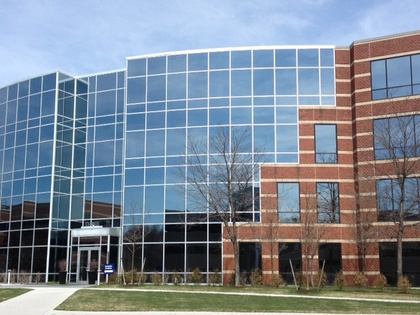
%> input picture hw3/building/building2.JPG, 420 x 315 px, shrunk from 640 x 480 before the run
$ octave q3.m   (GNU Octave 9; MATLAB toolbox functions it lacks are replaced by stand-ins)
%> lines starting %> are read from the running program, lines starting %| are printed output that depends on the picture
### hw3/sift/sift.m
function [frames,descriptors,gss,dogss]=sift(I,varargin)
% SIFT Extract SIFT features
%   [FRAMES,DESCR]=SIFT(I) extracts the SIFT frames FRAMES and their
%   descriptors DESCR from the image I.
%
%   The image I must be gray-scale, of storage class DOUBLE and
%   ranging in [0,1].
%
%   FRAMES is a 4xK matrix storing one SIFT frame per column. Its
%   format is:
%
%     FRAMES(1:2,k)  center (X,Y) of the frame k,
%     FRAMES(3,k)    scale SIGMA of the frame k,
%     FRAMES(4,k)    orientation THETA of the frame k.
%
%   Note that the X,Y center coordinates are (0,0) based, contrary to
%   the standard MATLAB convention that uses (1,1) as the top-left
%   image coordiante. The plotting function PLOTSIFTFRAME() and
%   PLOTSIFTDESCRIPTOR() automatically shift the keypoints to the
%   default (1,1) reference.
%
%   DESCR is a DxK matrix stores one descriptor per columm (usually
%   D=128).
%
%   [FRAMES,DESCR,GSS,DOGSS]=SIFT(...) returns the Gaussian and
%   Difference of Gaussians scale spaces computed by the algorithm.
%
%   The function accepts the following option-value pairs:
%
%   Verbosity - Verbosity level [{0},1]
%     0 = quiet, 1 = print detailed progress report
%
%   BoundaryPoint - Remove frames on the image boundaries [0,{1}]
%     Remove points whose descriptor intersects the boundary.
%
%   NumOctaves - Number of octaves [1,2,...]
%     Number of octaves of the Gaussian scale space. By default it is
%     computed to cover all possible feature sizes.
%
%   FirstOctave - Index of the first octave [...,-1,{0},+1,...]
%     Setting the parameter to -1 has the effect of doubling the image
%     before computing the scale space.
%
%   NumLevels - [1,2,...]
%     Number of scale levels within each octave.
%
%   Sigma0 - Base smoothing [pixels]
%     Smoothing of the level 0 of octave 0 of the scale space. By
%     default it is set to be equivalent to the value 1.6 of [1].
%     Since however 1.6 is the smoothing of the level -1 and Simga0
%     of the level 0, the actual value is NOT 1.6.
%
%   SigmaN - Nominal smoothing [pixels, {0.5}]
%     Nominal smoothing of the input image.
%
%   Threshold - Strenght threshold [>= 0, {0.01}]
%     Maxima of the DOG scale space [1] below this threshold are
%     ignored. Smaller values accept more features.
%
%   EdgeThreshold - Localization threshold [>= 0, {10}]
%     Feature which have flattness score [1] above this threshold are
%     ignored. Bigger values accept more features.
%
%   Magnif - Descriptor window magnification
%     See SIFTDESCRIPTOR().
%
%   NumSpatialBins - Number of spatial bins [2,{4},6,...]
%     See SIFTDESCRIPTOR().
%
%   NumOrientbins - Number of orientation bins [1,2,...,{8},...]
%     See SIFTDESCRIPTOR().
%
%  REFERENCES
%  [1] D. G. Lowe, "Distinctive image features from scale-invariant
%      keypoints," IJCV, vol. 2, no. 60, pp. 91 110, 2004.
%
%   See also GAUSSIANSS(), DIFFSS(), PLOTSIFTFRAME(), PLOTSIFTDESCRIPTOR(),
%            SIFTDESCRIPTOR(), SIFTMATCH().
%

% AUTORIGHTS
% Copyright (c) 2006 The Regents of the University of California.
% All Rights Reserved.
%
% Created by Andrea Vedaldi
% UCLA Vision Lab - Department of Computer Science
%
% Permission to use, copy, modify, and distribute this software and its
% documentation for educational, research and non-profit purposes,
% without fee, and without a written agreement is hereby granted,
% provided that the above copyright notice, this paragraph and the
% following three paragraphs appear in all copies.
%
% This software program and documentation are copyrighted by The Regents
% of the University of California. The software program and
% documentation are supplied "as is", without any accompanying services
% from The Regents. The Regents does not warrant that the operation of
% the program will be uninterrupted or error-free. The end-user
% understands that the program was developed for research purposes and
% is advised not to rely exclusively on the program for any reason.
%
% This software embodies a method for which the following patent has
% been issued: "Method and apparatus for identifying scale invariant
% features in an image and use of same for locating an object in an
% image," David G. Lowe, US Patent 6,711,293 (March 23,
% 2004). Provisional application filed March 8, 1999. Asignee: The
% University of British Columbia.
%
% IN NO EVENT SHALL THE UNIVERSITY OF CALIFORNIA BE LIABLE TO ANY PARTY
% FOR DIRECT, INDIRECT, SPECIAL, INCIDENTAL, OR CONSEQUENTIAL DAMAGES,
% INCLUDING LOST PROFITS, ARISING OUT OF THE USE OF THIS SOFTWARE AND
% ITS DOCUMENTATION, EVEN IF THE UNIVERSITY OF CALIFORNIA HAS BEEN
% ADVISED OF THE POSSIBILITY OF SUCH DAMAGE. THE UNIVERSITY OF
% CALIFORNIA SPECIFICALLY DISCLAIMS ANY WARRANTIES, INCLUDING, BUT NOT
% LIMITED TO, THE IMPLIED WARRANTIES OF MERCHANTABILITY AND FITNESS FOR
% A PARTICULAR PURPOSE. THE SOFTWARE PROVIDED HEREUNDER IS ON AN "AS IS"
% BASIS, AND THE UNIVERSITY OF CALIFORNIA HAS NO OBLIGATIONS TO PROVIDE
% MAINTENANCE, SUPPORT, UPDATES, ENHANCEMENTS, OR MODIFICATIONS.

% --------------------------------------------------------------------
%                                                  Check the arguments
% --------------------------------------------------------------------
if(nargin < 1)
  error('At least one argument is required.') ;
end

[M,N,C] = size(I) ;

% Lowe's equivalents choices
S      =  3 ;
omin   = -1 ;
O      = floor(log2(min(M,N)))-omin-3 ; % up to 8x8 images
sigma0 = 1.6*2^(1/S) ;                  % smooth lev. -1 at 1.6
sigman = 0.5 ;
thresh = 0.04 / S / 2 ;
r      = 10 ;
NBP    = 4 ;
NBO    = 8 ;
magnif = 3.0 ;

% Parese input
compute_descriptor = 0 ;
discard_boundary_points = 1 ;
verb = 0 ;

for k=1:2:length(varargin)
  switch lower(varargin{k})

    case 'numoctaves'
      O = varargin{k+1} ;

    case 'firstoctave'
      omin = varargin{k+1} ;

    case 'numlevels'
      S = varargin{k+1} ;

    case 'sigma0'
      sigma0 = varargin{k+1} ;

    case 'sigman'
      sigmaN = varargin{k+1} ;

    case 'threshold'
      thresh = varargin{k+1} ;

    case 'edgethreshold'
      r = varargin{k+1} ;

    case 'boundarypoint'
     discard_boundary_points = varargin{k+1} ;

    case 'numspatialbins'
      NBP = varargin{k+1} ;

    case 'numorientbins'
      NBO = varargin{k+1} ;

    case 'magnif'
      magnif = varargin{k+1} ;

    case 'verbosity'
     verb = varargin{k+1} ;

    otherwise
      error(['Unknown parameter ''' varargin{k} '''.']) ;
  end
end

% Arguments sanity check
if C > 1
  error('I should be a grayscale image') ;
end

frames      = [] ;
descriptors = [] ;

% --------------------------------------------------------------------
%                                         SIFT Detector and Descriptor
% --------------------------------------------------------------------

% Compute scale spaces
if verb>0, fprintf('SIFT: computing scale space...') ; tic ; end

gss = gaussianss(I,sigman,O,S,omin,-1,S+1,sigma0) ;

if verb>0, fprintf('(%.3f s gss; ',toc) ; tic ; end

dogss = diffss(gss) ;

if verb > 0, fprintf('%.3f s dogss) done\n',toc) ; end
if verb > 0
  fprintf('SIFT scale space parameters [PropertyName in brackets]\n');
  fprintf('  sigman [SigmaN]        : %f\n', sigman) ;
  fprintf('  sigma0 [Sigma0]        : %f\n', dogss.sigma0) ;
  fprintf('       O [NumOctaves]    : %d\n', dogss.O) ;
  fprintf('       S [NumLevels]     : %d\n', dogss.S) ;
  fprintf('    omin [FirstOctave]   : %d\n', dogss.omin) ;
  fprintf('    smin                 : %d\n', dogss.smin) ;
  fprintf('    smax                 : %d\n', dogss.smax) ;
  fprintf('SIFT detector parameters\n')
  fprintf('  thersh [Threshold]     : %e\n', thresh) ;
  fprintf('       r [EdgeThreshold] : %.3f\n', r) ;
  fprintf('SIFT descriptor parameters\n')
  fprintf('  magnif [Magnif]        : %.3f\n', magnif) ;
  fprintf('     NBP [NumSpatialBins]: %d\n', NBP) ;
  fprintf('     NBO [NumOrientBins] : %d\n', NBO) ;
end

for o=1:gss.O
  if verb > 0
    fprintf('SIFT: processing octave %d\n', o-1+omin) ;
                tic ;
  end

  % Local maxima of the DOG octave
  % The 80% tricks discards early very weak points before refinement.
  idx = siftlocalmax(  dogss.octave{o}, 0.8*thresh  ) ;
  idx = [idx , siftlocalmax( - dogss.octave{o}, 0.8*thresh)] ;

  K=length(idx) ;
  [i,j,s] = ind2sub( size( dogss.octave{o} ), idx ) ;
  y=i-1 ;
  x=j-1 ;
  s=s-1+dogss.smin ;
  oframes = [x(:)';y(:)';s(:)'] ;

  if verb > 0
    fprintf('SIFT: %d initial points (%.3f s)\n', ...
      size(oframes, 2), toc) ;
    tic ;
  end

  % Remove points too close to the boundary
  if discard_boundary_points
    % radius = maginf * sigma * NBP / 2
    % sigma = sigma0 * 2^s/S

    rad = magnif * gss.sigma0 * 2.^(oframes(3,:)/gss.S) * NBP / 2 ;
    sel=find(...
      oframes(1,:)-rad >= 1                     & ...
      oframes(1,:)+rad <= size(gss.octave{o},2) & ...
      oframes(2,:)-rad >= 1                     & ...
      oframes(2,:)+rad <= size(gss.octave{o},1)     ) ;
    oframes=oframes(:,sel) ;

    if verb > 0
      fprintf('SIFT: %d away from boundary\n', size(oframes,2)) ;
      tic ;
    end
  end

  % Refine the location, threshold strength and remove points on edges
  oframes = siftrefinemx(...
    oframes, ...
    dogss.octave{o}, ...
    dogss.smin, ...
    thresh, ...
    r) ;

  if verb > 0
    fprintf('SIFT: %d refined (%.3f s)\n', ...
            size(oframes,2),toc) ;
    tic ;
  end

  % Compute the oritentations
  oframes = siftormx(...
    oframes, ...
    gss.octave{o}, ...
    gss.S, ...
    gss.smin, ...
    gss.sigma0 ) ;

  % Store frames
  x     = 2^(o-1+gss.omin) * oframes(1,:) ;
  y     = 2^(o-1+gss.omin) * oframes(2,:) ;
  sigma = 2^(o-1+gss.omin) * gss.sigma0 * 2.^(oframes(3,:)/gss.S) ;
  frames = [frames, [x(:)' ; y(:)' ; sigma(:)' ; oframes(4,:)] ] ;


  % Descriptors
  if nargout > 1
    if verb > 0
      fprintf('SIFT: computing descriptors...') ;
      tic ;
    end

    sh = siftdescriptor(...
      gss.octave{o}, ...
      oframes, ...
      gss.sigma0, ...
      gss.S, ...
      gss.smin, ...
      'Magnif', magnif, ...
      'NumSpatialBins', NBP, ...
      'NumOrientBins', NBO) ;

    descriptors = [descriptors, sh] ;

    if verb > 0, fprintf('done (%.3f s)\n',toc) ; end
  end
end

### hw3/sift/gaussianss.m
function SS = gaussianss(I,sigman,O,S,omin,smin,smax,sigma0)
% GAUSSIANSS
%   SS = GAUSSIANSS(I,SIGMAN,O,S,OMIN,SMIN,SMAX,SIGMA0) returns the
%   Gaussian scale space of image I. Image I is assumed to be
%   pre-smoothed at level SIGMAN. O,S,OMIN,SMIN,SMAX,SIGMA0 are the
%   parameters of the scale space as explained in PDF:SIFT.USER.SS.
%
%   See also DIFFSS(), PDF:SIFT.USER.SS.

% History
%  4-15-2006  Fixed some comments

% AUTORIGHTS
% Copyright (c) 2006 The Regents of the University of California.
% All Rights Reserved.
%
% Created by Andrea Vedaldi
% UCLA Vision Lab - Department of Computer Science
%
% Permission to use, copy, modify, and distribute this software and its
% documentation for educational, research and non-profit purposes,
% without fee, and without a written agreement is hereby granted,
% provided that the above copyright notice, this paragraph and the
% following three paragraphs appear in all copies.
%
% This software program and documentation are copyrighted by The Regents
% of the University of California. The software program and
% documentation are supplied "as is", without any accompanying services
% from The Regents. The Regents does not warrant that the operation of
% the program will be uninterrupted or error-free. The end-user
% understands that the program was developed for research purposes and
% is advised not to rely exclusively on the program for any reason.
%
% This software embodies a method for which the following patent has
% been issued: "Method and apparatus for identifying scale invariant
% features in an image and use of same for locating an object in an
% image," David G. Lowe, US Patent 6,711,293 (March 23,
% 2004). Provisional application filed March 8, 1999. Asignee: The
% University of British Columbia.
%
% IN NO EVENT SHALL THE UNIVERSITY OF CALIFORNIA BE LIABLE TO ANY PARTY
% FOR DIRECT, INDIRECT, SPECIAL, INCIDENTAL, OR CONSEQUENTIAL DAMAGES,
% INCLUDING LOST PROFITS, ARISING OUT OF THE USE OF THIS SOFTWARE AND
% ITS DOCUMENTATION, EVEN IF THE UNIVERSITY OF CALIFORNIA HAS BEEN
% ADVISED OF THE POSSIBILITY OF SUCH DAMAGE. THE UNIVERSITY OF
% CALIFORNIA SPECIFICALLY DISCLAIMS ANY WARRANTIES, INCLUDING, BUT NOT
% LIMITED TO, THE IMPLIED WARRANTIES OF MERCHANTABILITY AND FITNESS FOR
% A PARTICULAR PURPOSE. THE SOFTWARE PROVIDED HEREUNDER IS ON AN "AS IS"
% BASIS, AND THE UNIVERSITY OF CALIFORNIA HAS NO OBLIGATIONS TO PROVIDE
% MAINTENANCE, SUPPORT, UPDATES, ENHANCEMENTS, OR MODIFICATIONS.

% --------------------------------------------------------------------
%                                                  Check the arguments
% --------------------------------------------------------------------
if(nargin < 6)
  error('Six arguments are required.') ;
end

if(~isreal(I) || ndims(I) > 2)
  error('I must be a real two dimensional matrix') ;
end

if(smin >= smax)
  error('smin must be greather or equal to smax') ;
end

% --------------------------------------------------------------------
%                                                           Do the job
% --------------------------------------------------------------------

% Scale multiplicative step
k = 2^(1/S) ;

% Lowe's convention: the scale (o,s)=(0,-1) has standard deviation
% 1.6 (was it variance?)
if(nargin < 7)
  sigma0 = 1.6 * k ;
end

dsigma0 = sigma0 * sqrt(1 - 1/k^2) ; % Scale step factor
sigman  = 0.5 ;                      % Nominal smoothing of the image

% Scale space structure
SS.O          = O ;
SS.S          = S ;
SS.sigma0     = sigma0 ;
SS.omin       = omin ;
SS.smin       = smin ;
SS.smax       = smax ;

% If mino < 0, multiply the size of the image.
% (The rest of the code is consistent with this.)
if omin < 0
  for o=1:-omin
    I = doubleSize(I) ;
  end
elseif omin > 0
  for o=1:omin
    I = halveSize(I) ;
  end
end

[M,N] = size(I) ;

% Index offset
so = -smin+1 ;

% --------------------------------------------------------------------
%                                                         First octave
% --------------------------------------------------------------------
%
% The first level of the first octave has scale index (o,s) =
% (omin,smin) and scale coordinate
%
%    sigma(omin,smin) = sigma0 2^omin k^smin
%
% The input image I is at nominal scale sigman. Thus in order to get
% the first level of the pyramid we need to apply a smoothing of
%
%   sqrt( (sigma0 2^omin k^smin)^2 - sigman^2 ).
%
% As we have pre-scaled the image omin octaves (up or down,
% depending on the sign of omin), we need to correct this value
% by dividing by 2^omin, getting
%e
%   sqrt( (sigma0 k^smin)^2 - (sigman/2^omin)^2 )
%

if(sigma0 * 2^omin * k^smin < sigman)
  warning('The nominal smoothing exceeds the lowest level of the scale space.') ;
end

SS.octave{1} = zeros(M,N,smax-smin+1) ;
SS.octave{1}(:,:,1)  = imsmooth(I, ...
  sqrt((sigma0*k^smin)^2  - (sigman/2^omin)^2)) ;

for s=smin+1:smax
  % Here we go from (omin,s-1) to (omin,s). The extra smoothing
  % standard deviation is
  %
  %  (sigma0 2^omin 2^(s/S) )^2 - (simga0 2^omin 2^(s/S-1/S) )^2
  %
  % Aftred dividing by 2^omin (to take into account the fact
  % that the image has been pre-scaled omin octaves), the
  % standard deviation of the smoothing kernel is
  %
  %   dsigma = sigma0 k^s sqrt(1-1/k^2)
  %
  dsigma = k^s * dsigma0 ;
  SS.octave{1}(:,:,s +so) = ...
    imsmooth(squeeze(...
    SS.octave{1}(:,:,s-1 +so)...
    ), dsigma )  ;
end


% --------------------------------------------------------------------
%                                                        Other octaves
% --------------------------------------------------------------------

for o=2:O
  % We need to initialize the first level of octave (o,smin) from
  % the closest possible level of the previous octave. A level (o,s)
  % in this octave corrsponds to the level (o-1,s+S) in the previous
  % octave. In particular, the level (o,smin) correspnds to
  % (o-1,smin+S). However (o-1,smin+S) might not be among the levels
  % (o-1,smin), ..., (o-1,smax) that we have previously computed.
  % The closest pick is
  %
  %                       /  smin+S    if smin+S <= smax
  % (o-1,sbest) , sbest = |
  %                       \  smax      if smin+S > smax
  %
  % The amount of extra smoothing we need to apply is then given by
  %
  %  ( sigma0 2^o 2^(smin/S) )^2 - ( sigma0 2^o 2^(sbest/S - 1) )^2
  %
  % As usual, we divide by 2^o to cancel out the effect of the
  % downsampling and we get
  %
  %  ( sigma 0 k^smin )^2 - ( sigma0 2^o k^(sbest - S) )^2
  %
  sbest = min(smin + S, smax) ;
  TMP = halveSize(squeeze(SS.octave{o-1}(:,:,sbest+so))) ;
  target_sigma = sigma0 * k^smin ;
    prev_sigma = sigma0 * k^(sbest - S) ;

  if(target_sigma > prev_sigma)
          TMP = imsmooth(TMP, sqrt(target_sigma^2 - prev_sigma^2) ) ;
  end
  [M,N] = size(TMP) ;

  SS.octave{o} = zeros(M,N,smax-smin+1) ;
  SS.octave{o}(:,:,1) = TMP ;

  for s=smin+1:smax
    % The other levels are determined as above for the first octave.
    dsigma = k^s * dsigma0 ;
    SS.octave{o}(:,:,s +so) = ...
      imsmooth(squeeze(...
      SS.octave{o}(:,:,s-1 +so)...
      ), dsigma)  ;
  end

end

% -------------------------------------------------------------------------
%                                                       Auxiliary functions
% -------------------------------------------------------------------------
function J = doubleSize(I)
[M,N]=size(I) ;
J = zeros(2*M,2*N) ;
J(1:2:end,1:2:end) = I ;
J(2:2:end-1,2:2:end-1) = ...
  0.25*I(1:end-1,1:end-1) + ...
  0.25*I(2:end,1:end-1) + ...
  0.25*I(1:end-1,2:end) + ...
  0.25*I(2:end,2:end) ;
J(2:2:end-1,1:2:end) = ...
  0.5*I(1:end-1,:) + ...
    0.5*I(2:end,:) ;
J(1:2:end,2:2:end-1) = ...
  0.5*I(:,1:end-1) + ...
    0.5*I(:,2:end) ;

function J = halveSize(I)
J=I(1:2:end,1:2:end) ;
% [5 lines of commented-out code are left out]

### hw3/sift/diffss.m
function dss = diffss(ss)
% DIFFSS  Difference of scale space
%   DSS=DIFFSS(SS) returns a scale space DSS obtained by subtracting
%   consecutive levels of the scale space SS.
%
%   In SIFT, this function is used to compute the difference of
%   Gaussian scale space from the Gaussian scale space of an image.
%
%   See also GAUSSIANSS(), PDF:SIFT.USER.SS.

% AUTORIGHTS
% Copyright (c) 2006 The Regents of the University of California.
% All Rights Reserved.
%
% Created by Andrea Vedaldi
% UCLA Vision Lab - Department of Computer Science
%
% Permission to use, copy, modify, and distribute this software and its
% documentation for educational, research and non-profit purposes,
% without fee, and without a written agreement is hereby granted,
% provided that the above copyright notice, this paragraph and the
% following three paragraphs appear in all copies.
%
% This software program and documentation are copyrighted by The Regents
% of the University of California. The software program and
% documentation are supplied "as is", without any accompanying services
% from The Regents. The Regents does not warrant that the operation of
% the program will be uninterrupted or error-free. The end-user
% understands that the program was developed for research purposes and
% is advised not to rely exclusively on the program for any reason.
%
% This software embodies a method for which the following patent has
% been issued: "Method and apparatus for identifying scale invariant
% features in an image and use of same for locating an object in an
% image," David G. Lowe, US Patent 6,711,293 (March 23,
% 2004). Provisional application filed March 8, 1999. Asignee: The
% University of British Columbia.
%
% IN NO EVENT SHALL THE UNIVERSITY OF CALIFORNIA BE LIABLE TO ANY PARTY
% FOR DIRECT, INDIRECT, SPECIAL, INCIDENTAL, OR CONSEQUENTIAL DAMAGES,
% INCLUDING LOST PROFITS, ARISING OUT OF THE USE OF THIS SOFTWARE AND
% ITS DOCUMENTATION, EVEN IF THE UNIVERSITY OF CALIFORNIA HAS BEEN
% ADVISED OF THE POSSIBILITY OF SUCH DAMAGE. THE UNIVERSITY OF
% CALIFORNIA SPECIFICALLY DISCLAIMS ANY WARRANTIES, INCLUDING, BUT NOT
% LIMITED TO, THE IMPLIED WARRANTIES OF MERCHANTABILITY AND FITNESS FOR
% A PARTICULAR PURPOSE. THE SOFTWARE PROVIDED HEREUNDER IS ON AN "AS IS"
% BASIS, AND THE UNIVERSITY OF CALIFORNIA HAS NO OBLIGATIONS TO PROVIDE
% MAINTENANCE, SUPPORT, UPDATES, ENHANCEMENTS, OR MODIFICATIONS.

dss.smin = ss.smin ;
dss.smax = ss.smax-1 ;
dss.omin = ss.omin ;
dss.O = ss.O ;
dss.S = ss.S ;
dss.sigma0 = ss.sigma0 ;

for o=1:dss.O
  % Can be done at once, but it turns out to be faster
  % this way
  [M,N,S] = size(ss.octave{o}) ;
  dss.octave{o} = zeros(M,N,S-1) ;
  for s=1:S-1
    dss.octave{o}(:,:,s) = ...
        ss.octave{o}(:,:,s+1) - ss.octave{o}(:,:,s) ;
  end
end

### hw3/sift/q3.m
clearvars;
close all

img1 = im2double(imread('../building/building2.JPG'));
img1_gray = rgb2gray(img1);
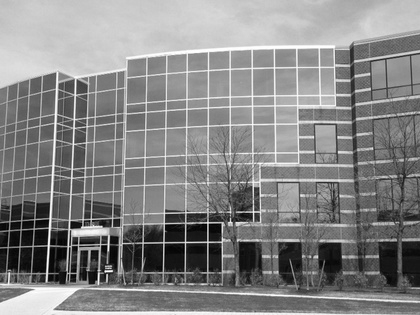
%> img1_gray: size 315x420 double; min 0, max 1, mean 0.524
img2 = im2double(imread('../building/building3.JPG'));
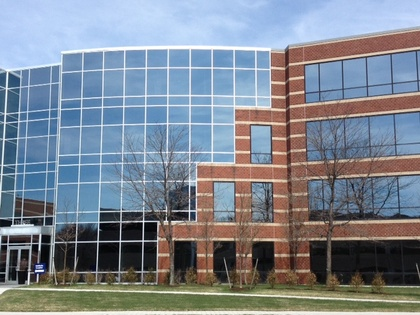
%> input picture hw3/building/building3.JPG, 420 x 315 px, shrunk from 640 x 480 before the run
img2_gray = rgb2gray(img2);
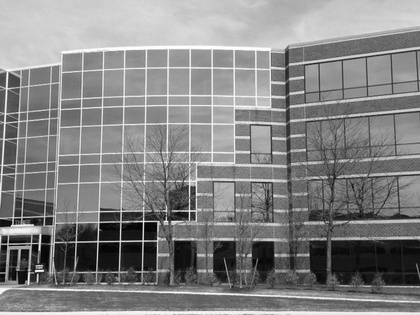
%> img2_gray: size 315x420 double; min 0.00179, max 1, mean 0.519
[frame1, descr1] = sift(img1_gray);
%> after the loop in sift, `for k=1:2:length(varargin)`: NBO = 8; NBP = 4; S = 3; discard_boundary_points = 1; magnif = 3; omin = -1; r = 10; sigma0 = 2.02; thresh = 0.00667; verb = 0
%> in gaussianss, `k = 2^(1/S) ;`: k = 1.26
%> in gaussianss, `dsigma0 = sigma0 * sqrt(1 - 1/k^2) ;`: dsigma0 = 1.23
%> in gaussianss, `SS.O          = O ;`: SS.O = 6
%> in gaussianss, `SS.S          = S ;`: SS.S = 3
%> in gaussianss, `SS.sigma0     = sigma0 ;`: SS.sigma0 = 2.02
%> in gaussianss, `SS.omin       = omin ;`: SS.omin = -1
%> in gaussianss, `SS.smax       = smax ;`: SS.smax = 4
%> the loop in gaussianss, `for o=1:-omin` made 1 pass
%> (M in doubleSize, N in doubleSize) on pass 1: (315, 420)
%> pass 1, in gaussianss, `I = doubleSize(I) ;`:
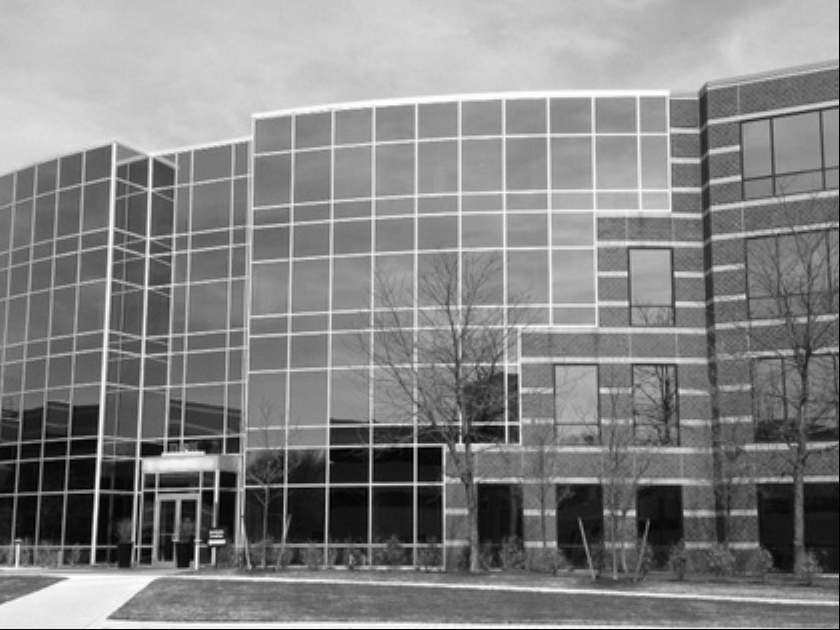
%> I: size 630x840 double; min 0, max 1, mean 0.523
%> the loop in gaussianss, `for s=smin+1:smax` made 5 passes
%> dsigma on passes 1 to 5: 1.23, 1.55, 1.95, 2.45, 3.09
%> after the loop in gaussianss, `for s=smin+1:smax`: SS = {O 6, S 3, sigma0 2.02, omin -1, smin -1, smax 4}
%> the loop in gaussianss, `for o=2:O` made 5 passes
%> (M, N) on passes 1 to 5: (315, 420), (158, 210), (79, 105), (40, 53), (20, 27)
%> pass 1, in halveSize, `J=I(1:2:end,1:2:end) ;`:
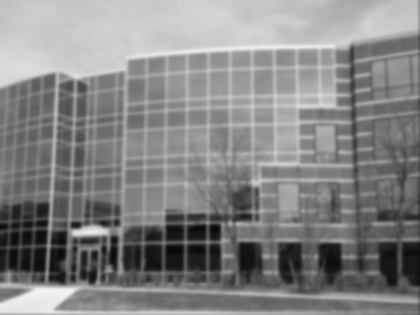
%> J: size 315x420 double; min 0.0324, max 0.962, mean 0.523
%> pass 2, in halveSize (call 2), `J=I(1:2:end,1:2:end) ;`:
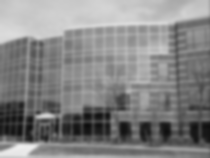
%> J: size 158x210 double; min 0.053, max 0.937, mean 0.524
%> pass 3, in halveSize (call 3), `J=I(1:2:end,1:2:end) ;`:
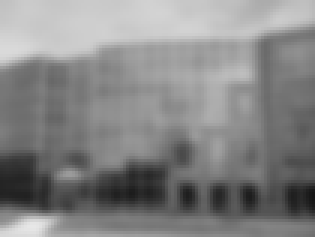
%> J: size 79x105 double (shown 3 times larger); min 0.0855, max 0.908, mean 0.524
%> in diffss, `dss.smin = ss.smin ;`: dss.smin = -1
%> in diffss, `dss.smax = ss.smax-1 ;`: dss.smax = 3
%> in diffss, `dss.omin = ss.omin ;`: dss.omin = -1
%> in diffss, `dss.O = ss.O ;`: dss.O = 6
%> in diffss, `dss.S = ss.S ;`: dss.S = 3
%> in diffss, `dss.sigma0 = ss.sigma0 ;`: dss.sigma0 = 2.02
%> the loop in diffss, `for o=1:dss.O` made 6 passes
%> after the loop in diffss, `for o=1:dss.O`: dss = {smin -1, smax 3, omin -1, O 6, S 3, sigma0 2.02}
%> the loop in sift, `for o=1:gss.O` made 1 pass
%> the run ends on the next line
